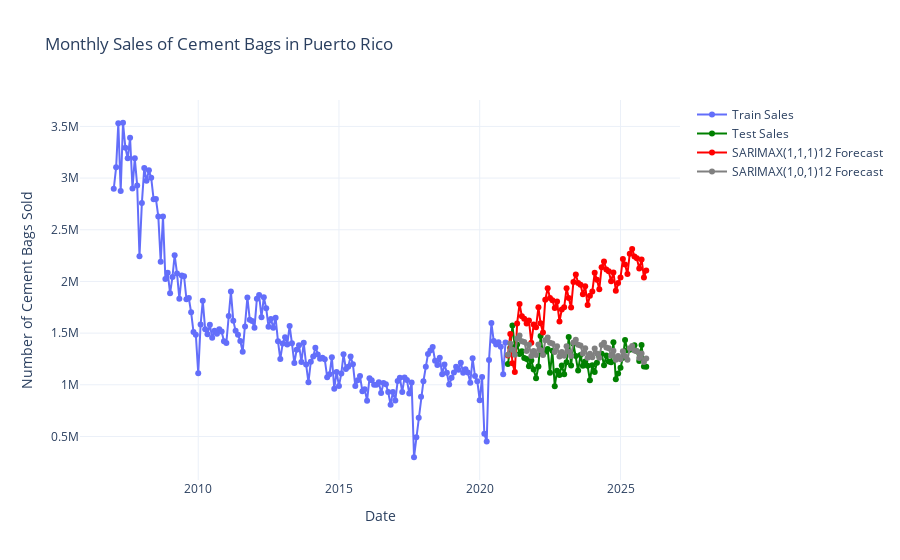

Notebook code for this chart:
### Code cell
# Plot testing and forcasting

# Function to plot sales
fig = go.Figure()

# plot train Sales column
fig.add_trace(go.Scatter(
    x=df_train.index,
    y=df_train['Sales'],
    mode='lines+markers',
    name='Train Sales',
    line=dict(color='#636EFA'),
    marker=dict(color='#636EFA')))

# plot test Sales column
fig.add_trace(go.Scatter(
    x=df_test.index,
    y=df_test['Sales'],
    mode='lines+markers',
    name='Test Sales',
    line=dict(color='green'),
    marker=dict(color='green')))

# plot forecast for SARIMAX(1,1,1)(1,1,1)12
fig.add_trace(go.Scatter(
    x=sarimax_1112_forecast_mean.index,
    y=sarimax_1112_forecast_mean,
    mode='lines+markers',
    name='SARIMAX(1,1,1)12 Forecast',
    line=dict(color='red'),
    marker=dict(color='red')))

# plot forecast for SARIMAX(1,0,1)(1,0,1)12
fig.add_trace(go.Scatter(
    x=sarimax_1012_forecast_mean.index,
    y=sarimax_1012_forecast_mean,
    mode='lines+markers',
    name='SARIMAX(1,0,1)12 Forecast',
    line=dict(color='grey'),
    marker=dict(color='grey')))


# plot config
fig.update_layout(
    title='Monthly Sales of Cement Bags in Puerto Rico',
    xaxis_title='Date',
    yaxis_title='Number of Cement Bags Sold',
    template='plotly_white',
    hovermode='x'
)

fig.show()
